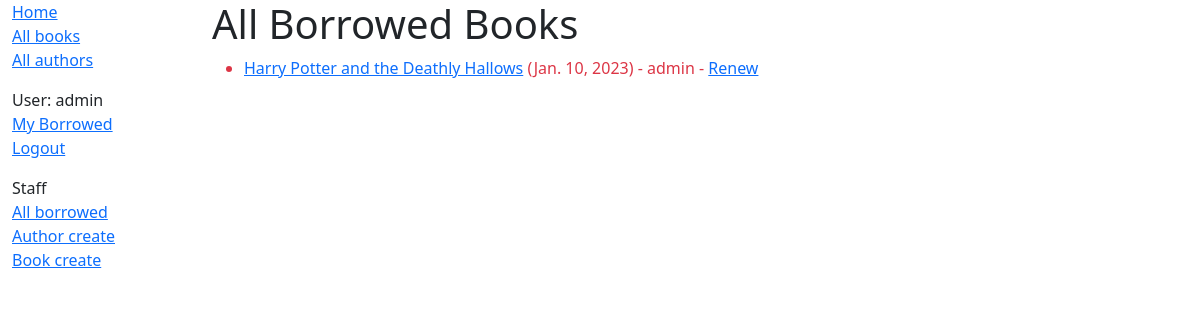
/catalog/borrowed/ (signed in), run on an earlier commit of the app's database.
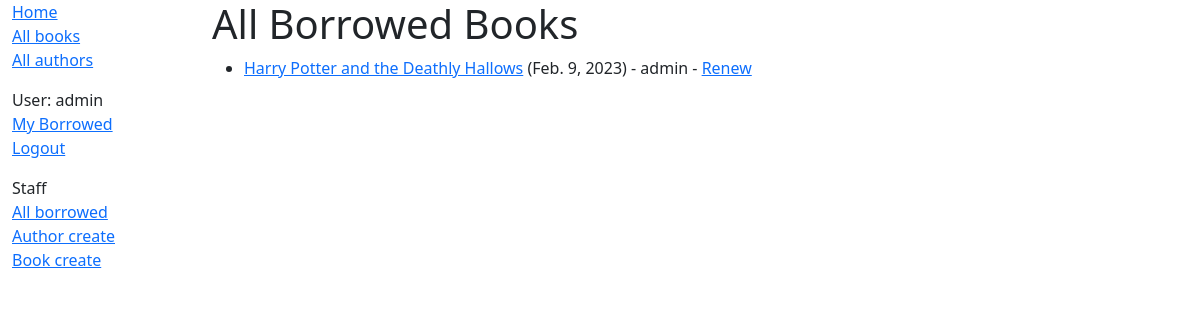
And on a later commit of the database.
### catalog/models.py (models this page shows, shortened)
class BookInstance(models.Model):
    id = models.UUIDField(primary_key=True, default=uuid.uuid4, help_text=
    'Unique ID for this particular book across whole library')
    book = models.ForeignKey('Book', on_delete=models.RESTRICT, null=True)
    imprint = models.CharField(max_length=200)
    due_back = models.DateField(null=True, blank=True)
    LOAN_STATUS = (
        ('m', 'Maintenance'),
        ('o', 'On loan'),
        ('a', 'Available'),
        ('r', 'Reserved'),
    )
    status = models.CharField(
        max_length=1,
        choices=LOAN_STATUS,
        blank=True,
        default='m',
        help_text='Book availability',
    )
    class Meta:
        ordering = ['due_back']
        permissions = (("can_mark_returned", "Set book as returned"),)
    borrower = models.ForeignKey(User, on_delete=models.SET_NULL, null=True, blank=True)
    @property
    def is_overdue(self):
        return bool(self.due_back and date.today() > self.due_back)

class Book(models.Model):
    title = models.CharField(max_length=200)
    author = models.ForeignKey('Author', on_delete=models.SET_NULL, null=True)
    summary = models.TextField(max_length=1000, help_text='Enter a brief description of the book')
    isbn = models.CharField('ISBN', max_length=12, unique=True,
                            help_text=
                            '13 Character <a href="https://www.isbn-international.org/content/what-isbn")>ISBN number</a>')
    genre = models.ManyToManyField(Genre, help_text='Select a genre for this book')
    language = models.ForeignKey('Language', on_delete=models.SET_NULL, null=True)
    def display_genre(self):
        """Create a string for the Genre. This is required to display genre in Admin."""
        return ', '.join(genre.name for genre in self.genre.all()[:3])
    display_genre.short_description = 'Genre'

### catalog/views.py (the view)
# urls.py: path(r'borrowed/', views.LoanedBooksByAllListView.as_view(), name='all-borrowed'),
class LoanedBooksByAllListView(PermissionRequiredMixin, generic.ListView):
    model = BookInstance
    permission_required = 'catalog.can_mark_returned'
    template_name = 'catalog/bookinstance_list_borrowed_all.html'
    paginate_by = 10
    def get_queryset(self):
        return BookInstance.objects.filter(status__exact='o').order_by('due_back')

### catalog/templates/catalog/bookinstance_list_borrowed_all.html
{% extends "base_generic.html" %}
{% block content %}
    <h1>All Borrowed Books</h1>
    {% if bookinstance_list %}
    <ul>
      {% for bookinst in bookinstance_list %}
      <li class="{% if bookinst.is_overdue %}text-danger{% endif %}">
        <a href="{% url 'book-detail' bookinst.book.pk %}">{{ bookinst.book.title }}</a> ({{ bookinst.due_back }}) -
          {{ bookinst.borrower }} - <a href="{% url 'renew-book-librarian' bookinst.id %}">Renew</a>
      </li>
      {% endfor %}
    </ul>
    {% else %}
      <p>There are no books borrowed.</p>
    {% endif %}
{% endblock %}

What changed in the data, as far as the page shows it:
changed BookInstance "Harry Potter and the Deathly Hallows": due_back "Jan. 10, 2023" → "Feb. 9, 2023"
